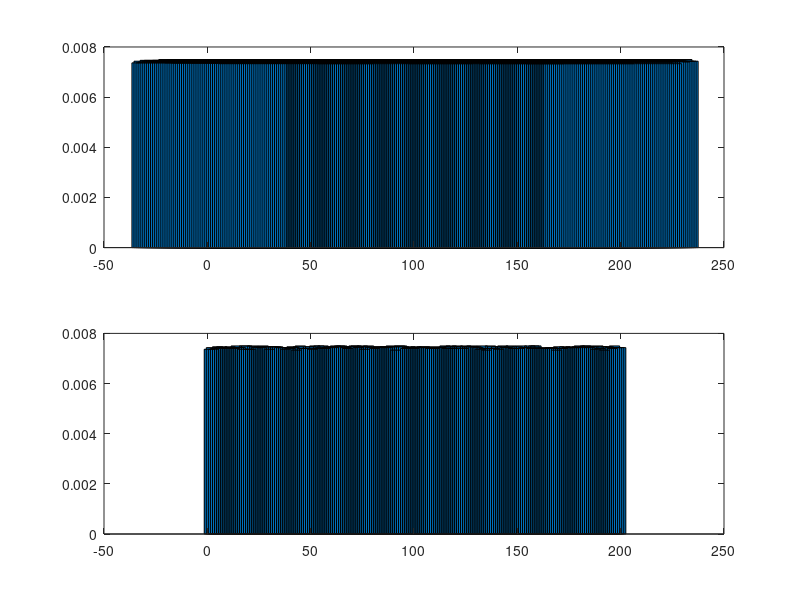

Reproduce this figure in MATLAB.
function hist_ber_actualber

  A = dlmread('data_10k_0.0075.txt'); #BER - 0,0075
  B = dlmread('data_10k_0.05.txt'); #BER - 0,05
  ay = NaN (1,200);
  by = NaN (1,200);
  
  for i=1:200
    ay(1,[i]) = A (i,[3]);
    by(1,[i]) = A (i,[3]);
  end

  subplot(2,1,1)
  bar(ay, 0,0075)
  subplot(2,1,2)
  bar(by, 0,05)

endfunction
